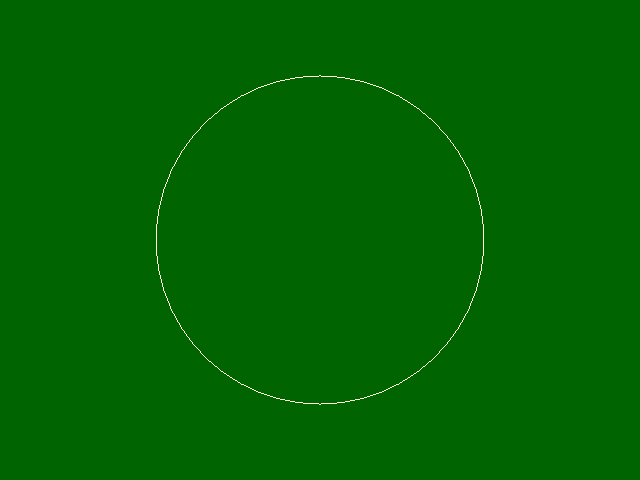

Reproduce this figure in Python.
#!/usr/bin/env python

# Draw a circle using a regular polygon source with many sides.

# Factory overrides: importing these modules registers the OpenGL rendering
# and interaction style implementations for vtkRenderingCore factory classes.
import vtkmodules.vtkInteractionStyle  # noqa: F401
import vtkmodules.vtkRenderingOpenGL2  # noqa: F401
# VTK pipeline classes used in this example
from vtkmodules.vtkFiltersSources import vtkRegularPolygonSource
from vtkmodules.vtkRenderingCore import (
    vtkActor,
    vtkPolyDataMapper,
    vtkRenderWindow,
    vtkRenderWindowInteractor,
    vtkRenderer,
)

# Colors (normalized RGB)
cornsilk_rgb = (1.0, 0.973, 0.863)
dark_green_background_rgb = (0.0, 0.392, 0.0)

# Source: generate a circle as a regular polygon with 50 sides
# Comment out GeneratePolygonOff() to generate a filled disk instead.
polygon_source = vtkRegularPolygonSource()
polygon_source.GeneratePolygonOff()
polygon_source.SetNumberOfSides(50)
polygon_source.SetRadius(5.0)
polygon_source.SetCenter(0.0, 0.0, 0.0)

# Mapper: map polygon data to graphics primitives
mapper = vtkPolyDataMapper()
mapper.SetInputConnection(polygon_source.GetOutputPort())

# Actor: set visual properties and color
actor = vtkActor()
actor.SetMapper(mapper)
actor.GetProperty().SetColor(cornsilk_rgb)

# Renderer: assemble the scene
renderer = vtkRenderer()
renderer.AddActor(actor)
renderer.SetBackground(dark_green_background_rgb)

# Window: display the rendered scene
render_window = vtkRenderWindow()
render_window.AddRenderer(renderer)
render_window.SetWindowName("circle")
render_window.SetMultiSamples(0)
render_window.SetSize(640, 480)

# Interactor: handle mouse and keyboard events
render_window_interactor = vtkRenderWindowInteractor()
render_window_interactor.SetRenderWindow(render_window)

# Launch the interactive visualization
render_window_interactor.Initialize()
render_window_interactor.Start()
